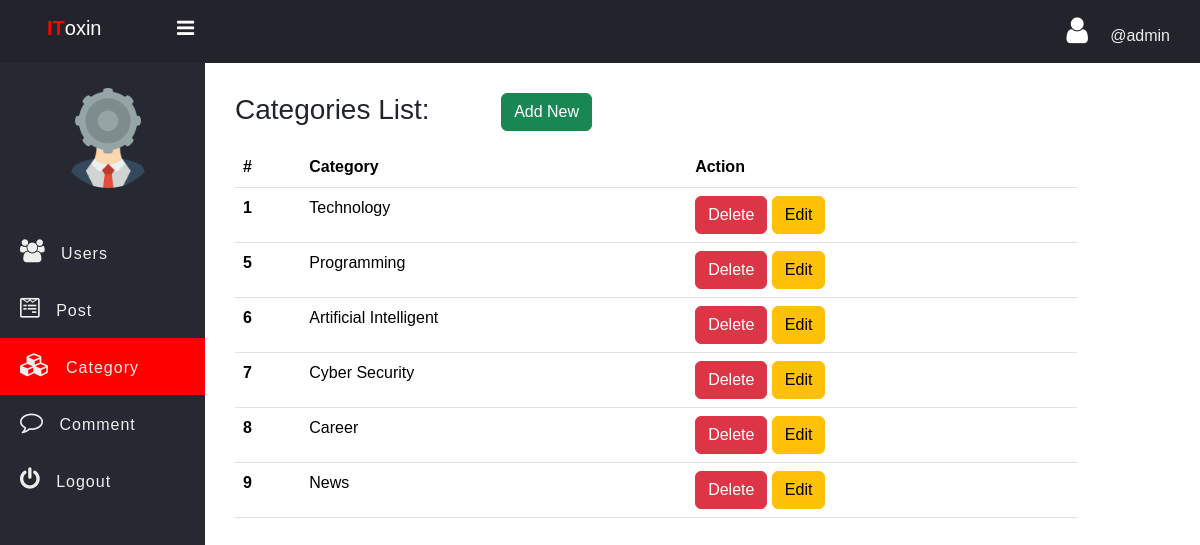
The page /admin/Category.php (signed in) on the database its author committed.
### tables this page shows
CREATE TABLE `category` (
  `id` int(11) NOT NULL,
  `category` varchar(125) NOT NULL
);

### admin/data/Category.php (called while the page is built, shortened)
<?php
function getAll($conn) {
    $sql = "SELECT * FROM category";
    $stmt = $conn->prepare($sql);
    $stmt->execute();
    if($stmt->rowCount() >= 1) {
        $data = $stmt->fetchAll();
        return $data;
    } else {
        return 0;
    }
}

### admin/Category.php (the view, shortened to what this page needs)
<?php
if (isset($_SESSION['admin_id']) && isset($_SESSION['username'])) {
?>
    <!DOCTYPE html>
    <html>
    <head>
        <link rel="stylesheet" href="https://stackpath.bootstrapcdn.com/font-awesome/4.7.0/css/font-awesome.min.css">
        <link href="https://cdn.jsdelivr.net/npm/bootstrap@5.3.3/dist/css/bootstrap.min.css" rel="stylesheet">
        <link rel="stylesheet" href="../css/side-bar.css">
        <link rel="stylesheet" href="../css/style.css">
    </head>
    <body>
        <?php
        $key = "randomthing";
        include "inc/side-nav.php";
        include_once("data/Category.php");
        include_once("../db_conn.php");
        $categories = getAll($conn);
        ?>
        <div class="main-table">
            <h3 class="mb-3">Categories List:
                &emsp;&emsp;
                <a href="Category-add.php" class="btn btn-success">Add New</a>
            </h3>
            <?php if ($categories != 0) {
            ?>
                <table class="table t1">
                    <thead>
                        <tr>
                            <th scope="col">#</th>
                            <th scope="col">Category</th>
                            <th scope="col">Action</th>
                        </tr>
                    </thead>
                    <tbody>
                        <?php foreach ($categories as $category) {
                        ?>
                            <tr>
                                <th scope="row"><?= $category['id'] ?></th>
                                <td><?= $category['category'] ?></td>
                                <td>
                                    <a href="category-delete.php?id=<?= $category['id'] ?>" class="btn btn-danger">Delete</a>
                                    <a href="category-edit.php?id=<?= $category['id'] ?>" class="btn btn-warning">Edit</a>
                                </td>
                            </tr>
                        <?php }
                        ?>
                    </tbody>
                </table>
            <?php } else {
            ?>
                <div class="alert alert-warning">
                    Empty!
                </div>
            <?php }
            ?>
        </div>
        </section>
        </div>
    </body>
    </html>
<?php } else {
    header("Location: ../admin-login.php");
    exit;
} ?>

### admin/inc/side-nav.php (shortened to what this page needs)
<?php
if (isset($key) && $key == "randomthing") {
?>
    <header class="header">
        <h2 class="u-name"><b>IT</b>oxin
            <label for="checkbox">
                <i id="navbtn" class="fa fa-bars" aria-hidden="true"></i>
            </label>
        </h2>
        <div class="d-flex align-items-center main-profile-link">
            <a href="profile.php">
                <i class="fa fa-user" aria-hidden="true"></i> &nbsp; &nbsp;
                <span>@<?php echo $_SESSION['username']; ?></span>
            </a>
        </div>
    </header>
    <div class="body">
        <nav class="side-bar">
            <div class="user-p">
                <img src="../img/admin.png">
            </div>
            <ul id="navList">
                <li>
                    <a href="Users.php">
                        <i class="fa fa-users" aria-hidden="true"></i>
                        <span>Users</span>
                    </a>
                </li>
                <li>
                    <a href="Post.php">
                        <i class="fa fa-wpforms" aria-hidden="true"></i>
                        <span>Post</span>
                    </a>
                </li>
                <li>
                    <a href="Category.php">
                        <i class="fa fa-cubes" aria-hidden="true"></i>
                        <span>Category</span>
                    </a>
                </li>
                <li>
                    <a href="Comment.php">
                        <i class="fa fa-comment-o" aria-hidden="true"></i>
                        <span>Comment</span>
                    </a>
                </li>
                <li>
                    <a href="../logout.php">
                        <i class="fa fa-power-off" aria-hidden="true"></i>
                        <span>Logout</span>
                    </a>
                </li>
            </ul>
        </nav>
        <section class="section-1">
        <?php
    } else {
        echo "Error";
    }
        ?>

### CSS/side-bar.css (style rules this page uses)
* { padding: 0; margin: 0; box-sizing: border-box; font-family: arial, sans-serif; }
.main-profile-link a { text-decoration: none; color: #eee; }
.header { display: flex; justify-content: space-between; align-items: center; padding: 15px 30px; background: #23242b; color: #fff; }
.u-name { font-size: 20px; padding-left: 17px; }
.u-name b { color: red; }
.header i { font-size: 30px; cursor: pointer; color: #fff; }
.user-p { text-align: center; padding-left: 10px; padding-top: 25px; }
.user-p img { margin-bottom: 1rem; width: 100px; border-radius: 50%; }
.side-bar { width: 250px; background: #262931; min-height: 100vh; transition: 500ms width; }
.body { display: flex; }
.side-bar ul { margin-top: 20px; list-style: none; padding-left: 0; }
.side-bar ul li { font-size: 16px; padding: 15px 0px; padding-left: 20px; transition: 500ms background; white-space: nowrap; overflow: hidden; text-overflow: ellipsis; }
.side-bar ul .active { background: red; }
.side-bar ul li a { text-decoration: none; color: #eee; cursor: pointer; letter-spacing: 1px; }
.side-bar ul li a i { display: inline-block; padding-right: 10px; font-size: 23px; }
#navbtn { display: inline-block; margin-left: 70px; font-size: 20px; transition: 500ms color; }

### CSS/style.css (style rules this page uses)
.main-table { width: 90%; max-width: 1200px; }
.section-1 { width: 100%; padding: 30px; }

### rows shown on the page
category: id "1", category "Technology"
category: id "5", category "Programming"
category: id "6", category "Artificial Intelligent"
category: id "7", category "Cyber Security"
category: id "8", category "Career"
category: id "9", category "News"

### other values the page prints
$_SESSION['username'] "admin"
